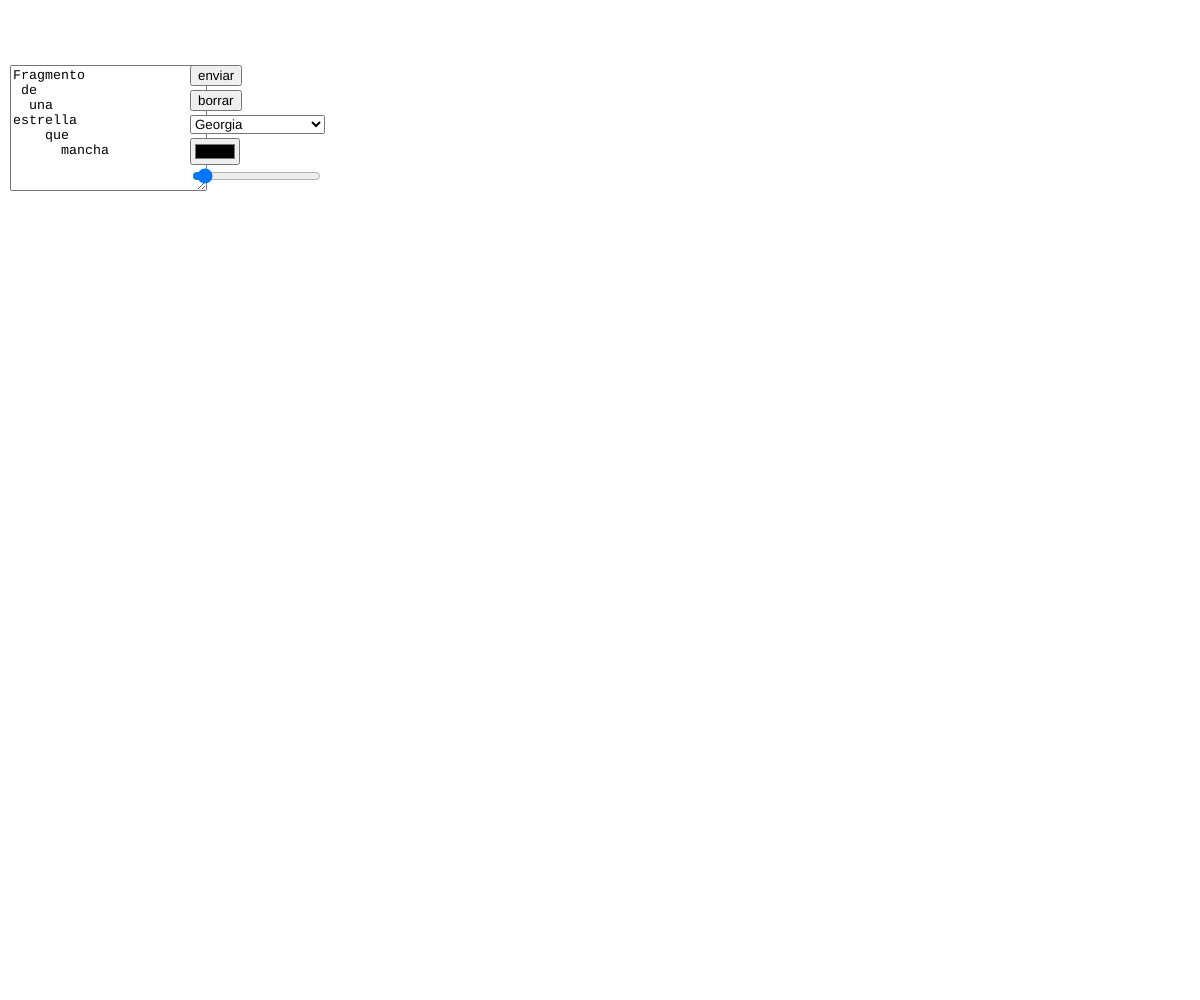
Frame 1 (no input)
Frame 60 (no input): identical to frame 1, image omitted
Frame 120 (the mouse pressed at the canvas centre since frame 60): identical to frame 1, image omitted

The p5.js sketch that drew this single still picture (run headless with seeded random() and noise() and a simulated clock; from frame 60 on, the mouse is pressed at the canvas centre):

// p5.js sketch
// ── sketch.js
var _0x13ca=['rows','cols','enviar','borrar','select','option','selected','value','color','strokeWeight','Courier\x20New','Georgia','Helvetica','Palatino','Times\x20New\x20Roman','Trebuchet\x20MS','Verdana','position','style','z-index','textarea','Fragmento\x0a\x20de\x0a\x20\x20una\x0aestrella\x0a\x20\x20\x20\x20que\x0a\x20\x20\x20\x20\x20\x20mancha','elt'];(function(_0x59c53d,_0x68a1c1){var _0x3157e9=function(_0x50b4c4){while(--_0x50b4c4){_0x59c53d['push'](_0x59c53d['shift']());}};_0x3157e9(++_0x68a1c1);}(_0x13ca,0x7d));var _0x1020=function(_0x363f73,_0x215334){_0x363f73=_0x363f73-0x0;var _0x472b6a=_0x13ca[_0x363f73];return _0x472b6a;};var canvas;let button1,button2;var name='\x20';var texfield;var ord;let fonts=['Arial','Courier',_0x1020('0x0'),_0x1020('0x1'),_0x1020('0x2'),_0x1020('0x3'),_0x1020('0x4'),_0x1020('0x5'),_0x1020('0x6')];let color;let slider;function windowResized(){resizeCanvas(windowWidth,windowHeight);}function setup(){canvas=createCanvas(windowWidth,windowHeight);canvas[_0x1020('0x7')](0x0,0x0);canvas[_0x1020('0x8')](_0x1020('0x9'),'-1');background(0xff);texfield=createElement(_0x1020('0xa'),_0x1020('0xb'));texfield[_0x1020('0xc')][_0x1020('0xd')]=0x8;texfield[_0x1020('0xc')][_0x1020('0xe')]=0x16;texfield[_0x1020('0x7')](0xa,0x41);button1=createButton(_0x1020('0xf'));button1[_0x1020('0x7')](0xbe,0x41);button1['mousePressed'](greet);button2=createButton(_0x1020('0x10'));button2[_0x1020('0x7')](0xbe,0x5a);button2['mousePressed'](erase);ord=createElement(_0x1020('0x11'));ord[_0x1020('0x7')](0xbe,0x73);for(var _0x4ffe20=0x0;_0x4ffe20<0x9;_0x4ffe20++){var _0x38737d=createElement(_0x1020('0x12'),fonts[_0x4ffe20]);if(_0x4ffe20==0x3)_0x38737d['elt'][_0x1020('0x13')]=!![];ord['child'](_0x38737d);}color=createColorPicker('black');color[_0x1020('0x7')](0xbe,0x8a);slider=createSlider(0x0,0x1f4,0x14);slider[_0x1020('0x7')](0xbe,0xa6);}function greet(){name=texfield[_0x1020('0x14')]();}function erase(){background(0xff);}function draw(){}function touchMoved(){fill(color[_0x1020('0x15')]())[_0x1020('0x16')](0x0)['textSize'](slider[_0x1020('0x14')]());textFont(ord[_0x1020('0x14')]());text(name,mouseX,mouseY);}
